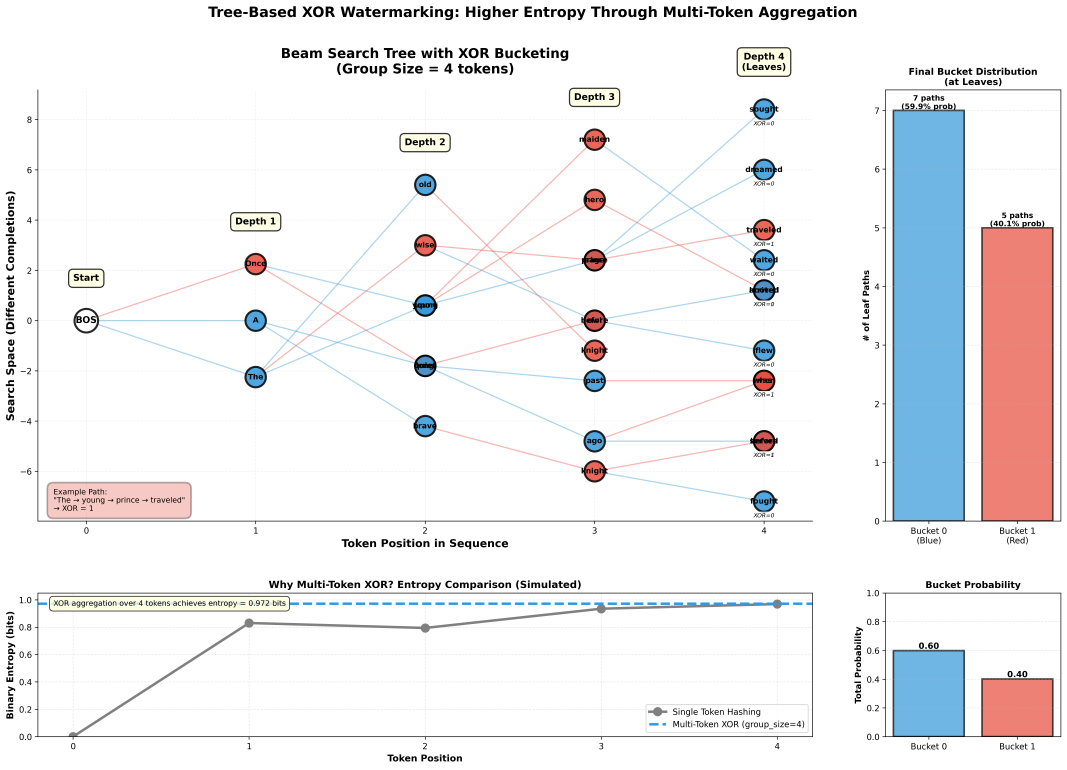
#> input picture beam_search_clean(1).png, 5334 x 3846 px (shown at 1/5 size)
$ python convert_and_resize.py --file '../beam_search_clean(1).png'
#> lines starting #> are read from the running program, lines starting #| are printed output that depends on the picture
from PIL import Image
import argparse

parser = argparse.ArgumentParser('Args')
parser.add_argument('-f', '--file', type=str, required=True)
args = parser.parse_args()

image = Image.open(args.file)
#> image is the input picture: PIL image 5334x3846 RGBA; mean R, G, B, A 239.1, 238.6, 240.4, 255

# Convert the image to RGB (removing the Alpha channel)
rgb_image = image.convert("RGB")

# Resize the image to 512x512
resized_image = rgb_image.resize((512, 512))
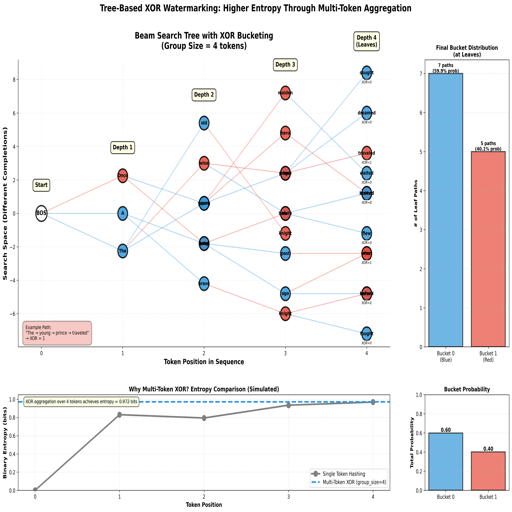
#> resized_image: PIL image 512x512 RGB; mean R, G, B 238.9, 238.3, 240.1

# Save the new image
resized_image.save("output_image.jpg")  # Save it as a JPEG or PNG file

$ run again, on prc_error_tolerance_firstbits_multiple_n_t_fixed_7.png
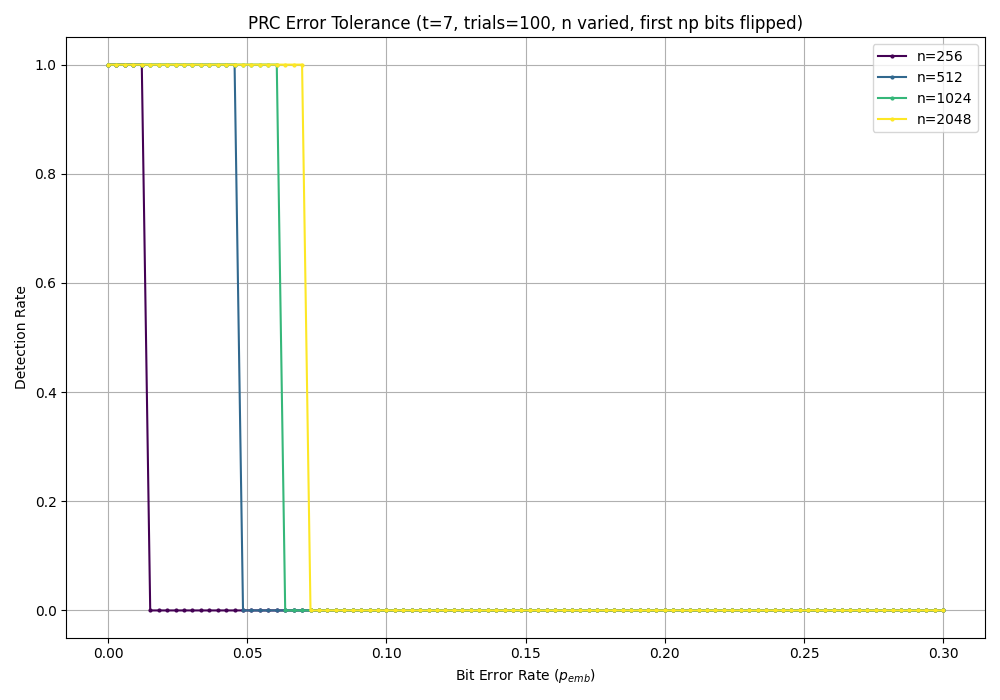
#> input picture prc_error_tolerance_firstbits_multiple_n_t_fixed_7.png, 1000 x 700 px
#> image is the input picture: PIL image 1000x700 RGBA; mean R, G, B, A 249.8, 250, 249.1, 255
#> `resized_image = rgb_image.resize((512, 512))`:
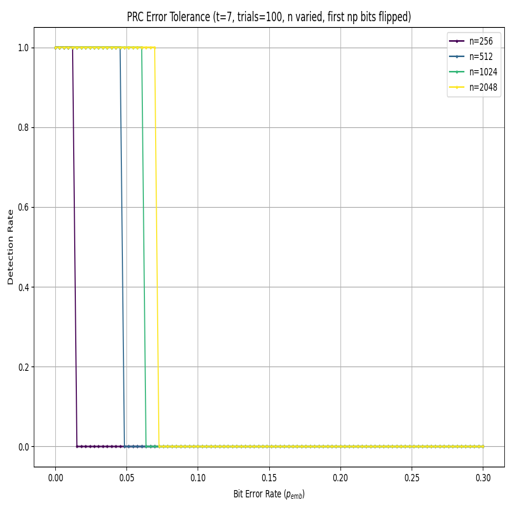
#> resized_image: PIL image 512x512 RGB; mean R, G, B 249.6, 249.7, 248.9

$ run again, on prc_error_tolerance_multiple_n_t_fixed_7.png
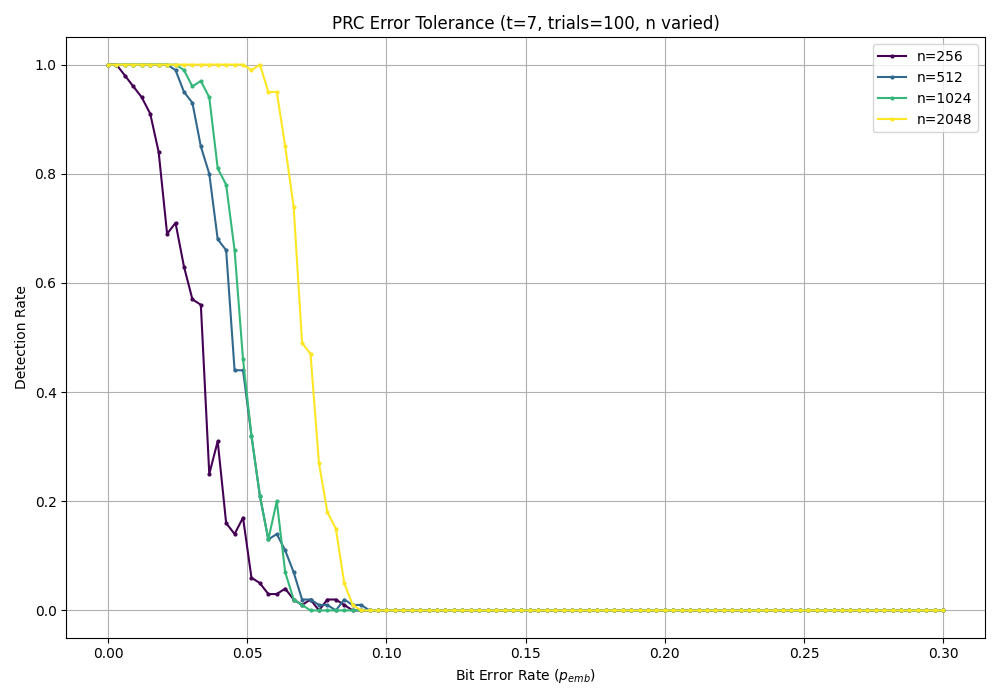
#> input picture prc_error_tolerance_multiple_n_t_fixed_7.png, 1000 x 700 px
#> image is the input picture: PIL image 1000x700 RGBA; mean R, G, B, A 249.9, 250.1, 249.2, 255
#> `resized_image = rgb_image.resize((512, 512))`:
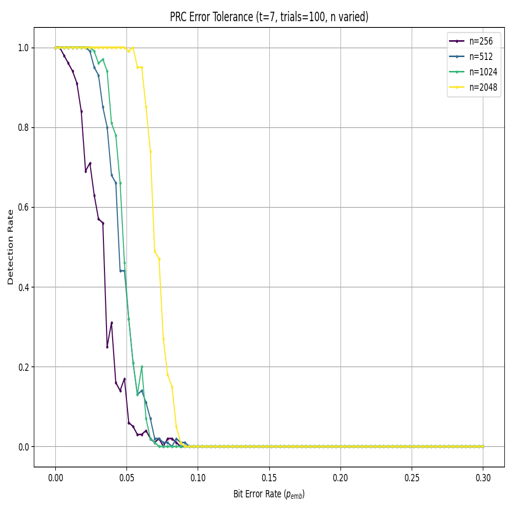
#> resized_image: PIL image 512x512 RGB; mean R, G, B 249.6, 249.8, 249

$ run again, on prc_error_tolerance_t_sweep.png
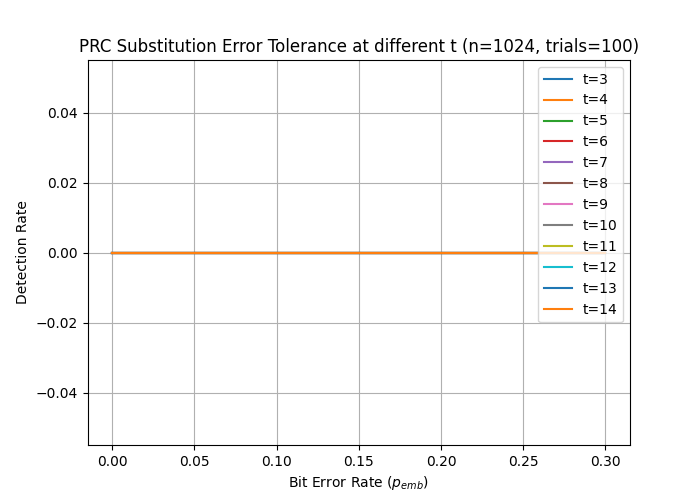
#> input picture prc_error_tolerance_t_sweep.png, 700 x 500 px
#> image is the input picture: PIL image 700x500 RGBA; mean R, G, B, A 248.5, 248.1, 247.8, 255
#> `resized_image = rgb_image.resize((512, 512))`:
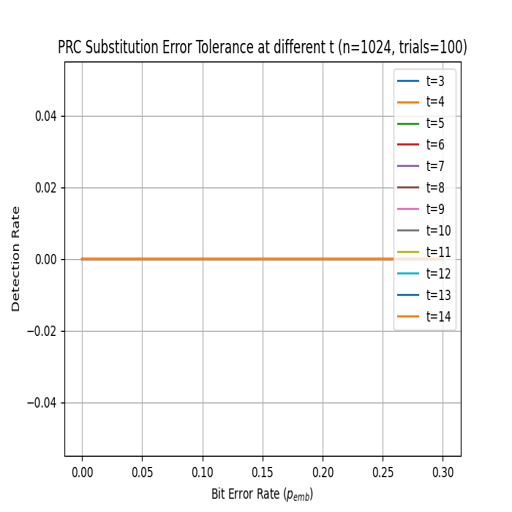
#> resized_image: PIL image 512x512 RGB; mean R, G, B 248.2, 247.9, 247.5
